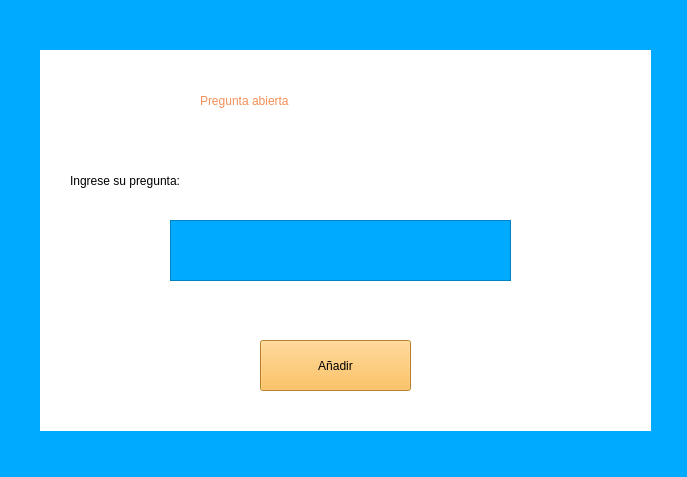
<?xml version="1.0" encoding="UTF-8"?>
<ui version="4.0">
 <class>menuCursos</class>
 <widget class="QMainWindow" name="menuCursos">
  <property name="geometry">
   <rect>
    <x>0</x>
    <y>0</y>
    <width>687</width>
    <height>477</height>
   </rect>
  </property>
  <property name="windowTitle">
   <string>MainWindow</string>
  </property>
  <property name="styleSheet">
   <string notr="true">background-color: rgb(0, 170, 255);</string>
  </property>
  <widget class="QWidget" name="centralwidget">
   <widget class="QLabel" name="label">
    <property name="geometry">
     <rect>
      <x>40</x>
      <y>50</y>
      <width>611</width>
      <height>381</height>
     </rect>
    </property>
    <property name="styleSheet">
     <string notr="true">background-color: rgb(255, 255, 255);</string>
    </property>
    <property name="text">
     <string/>
    </property>
   </widget>
   <widget class="QLabel" name="label_2">
    <property name="geometry">
     <rect>
      <x>200</x>
      <y>70</y>
      <width>391</width>
      <height>61</height>
     </rect>
    </property>
    <property name="styleSheet">
     <string notr="true">font: 700 28pt &quot;Segoe UI&quot;;
background-color: rgb(255, 255, 255);
color: rgb(242, 144, 87);</string>
    </property>
    <property name="text">
     <string>Pregunta abierta </string>
    </property>
   </widget>
   <widget class="QPushButton" name="botonAgregarPreguntaAbierta">
    <property name="geometry">
     <rect>
      <x>260</x>
      <y>340</y>
      <width>151</width>
      <height>51</height>
     </rect>
    </property>
    <property name="styleSheet">
     <string notr="true">font: 700 12pt &quot;Segoe UI&quot;;
background-color: rgb(255, 179, 56);</string>
    </property>
    <property name="text">
     <string>Añadir</string>
    </property>
   </widget>
   <widget class="QTextEdit" name="textEditPreguntaAbierta">
    <property name="geometry">
     <rect>
      <x>170</x>
      <y>220</y>
      <width>341</width>
      <height>61</height>
     </rect>
    </property>
   </widget>
   <widget class="QLabel" name="label_3">
    <property name="geometry">
     <rect>
      <x>70</x>
      <y>150</y>
      <width>211</width>
      <height>61</height>
     </rect>
    </property>
    <property name="styleSheet">
     <string notr="true">background-color: rgba(0, 0, 0, 0);
font: 700 14pt &quot;Segoe UI&quot;;</string>
    </property>
    <property name="text">
     <string>Ingrese su pregunta: </string>
    </property>
   </widget>
  </widget>
 </widget>
 <resources/>
 <connections/>
</ui>
